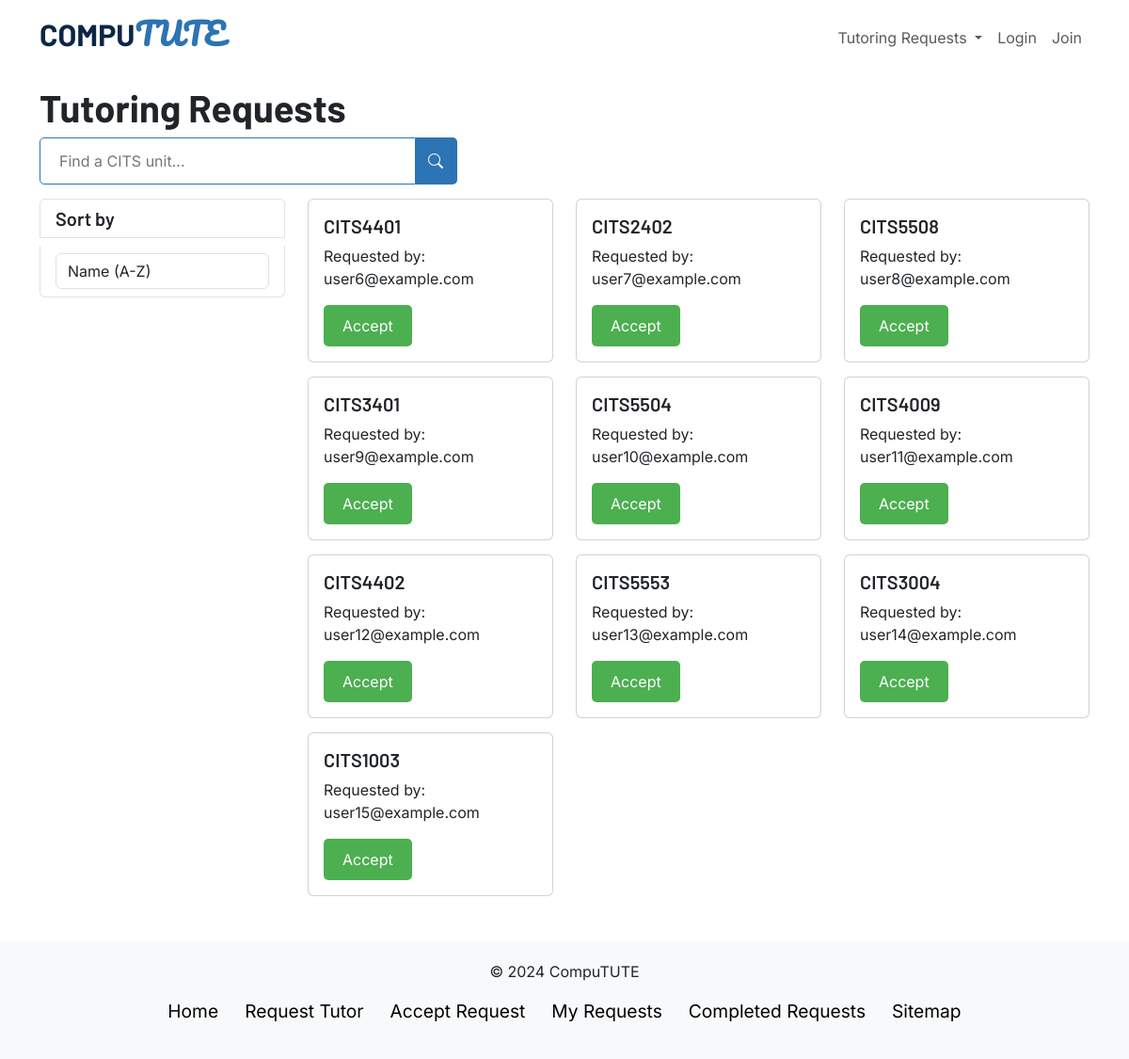
The page /requests on the database as committed earlier.
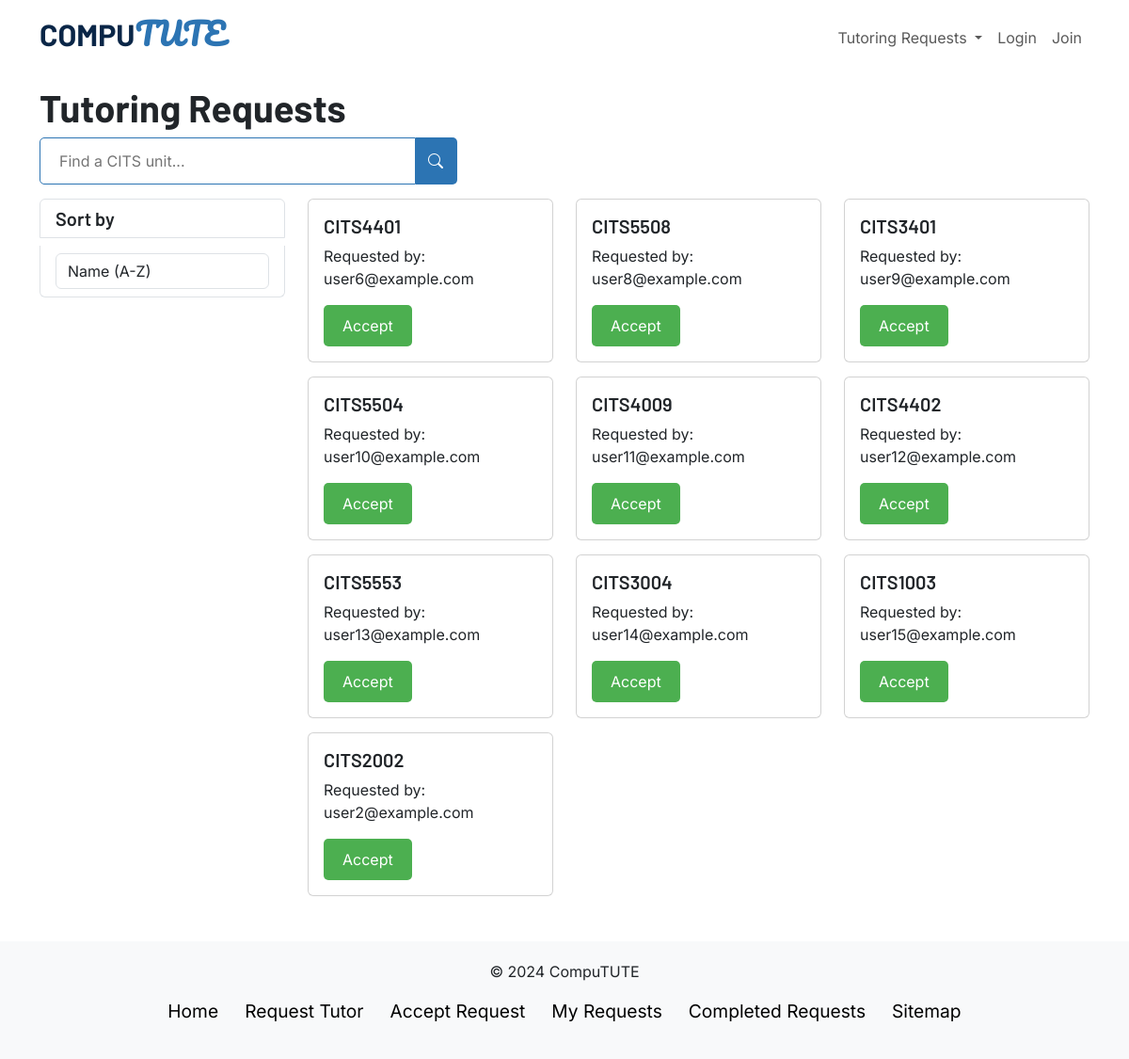
The same page on the database as committed later.
### initdb.py (models this page shows)
class Request(Base):
    __tablename__ = 'request'
    requestID = Column(Integer, primary_key=True)
    userID = Column(Integer, ForeignKey('user.userID'), nullable=False)
    tutorID = Column(Integer, ForeignKey('tutor.tutorID'), nullable=True)
    unit = Column(String, nullable=False)
    user = relationship('User', back_populates='requests')
    tutor = relationship('Tutor', back_populates='requests')

class User(Base):
    __tablename__ = 'user'
    userID = Column(Integer, primary_key=True)
    userEmail = Column(String, unique=True, nullable=False)
    userPassword = Column(String, nullable=False)
    requests = relationship('Request', back_populates='user')

### app.py (the view)
@app.route('/requests', methods=["GET"])
def view_requests():
    if request.method == "GET":
        requests_array = []
        requests = Request.query.all()
        for request_info in requests:
            print(request_info.tutorID)
            if(request_info.tutorID == None):
                print(request_info.userID)
                user_requesting = User.query.get(request_info.userID)
                new_request = {"id": request_info.requestID, "user": user_requesting.userEmail, "unit": request_info.unit}
                requests_array.append(new_request)
        return render_template("requests.html", requests=requests_array)

### templates/requests.html (shortened to what this page needs)
{% extends "layout.html" %}
{% block head %}
{{ super() }}
<link rel="stylesheet" href="{{ url_for('static', filename='css/requests.css') }}">
{% endblock %}
{% block content %}
<div class="container">
  <div class="row">
    <h1 class="title">Tutoring Requests</h1>
    <div class="col-md-12">
      <form id="searchForm" class="d-flex">
        <input class="search-field" type="search" placeholder="Find a CITS unit..." aria-label="Search">
        <button class="search-btn" type="submit">
          <i class="bi bi-search"></i>
        </button>
      </form>
    </div>
  </div>
  <div class="row mb-5 ">
    <div class="col-md-3 sort-section">
      <div class="list-group">
        <h5 class="list-group-item">Sort by</h5>
        <div class="list-group-item">
          <select class="form-control" id="sort">
            <option value="name_asc">Name (A-Z)</option>
          </select>
        </div>
      </div>
    </div>
    <div class="col-md-9 items-section">
      <div class="row">
        {% for request in requests %}
          <div class="col-md-4">
            <div class="card">
              <div class="card-body">
                <h5 class="card-title">{{ request['unit'] }}</h5>
                <p class="card-text">Requested by: {{ request['user'] }} </p>
                <form action="/acceptrequest" method="POST" id="requestId={{ request['id'] }}">
                  <button data-request-id="{{ request['id'] }}", name="selected_id" value="{{ request['id'] }}">Accept</button>
                </form>
              </div>
            </div>
          </div>
        {% endfor %}
      </div>
    </div>
  </div>
</div>
{% endblock %}

Rows that differ between the two databases and show on the page:
no longer on this page (row edited): Request: unit "CITS2402"
no longer on this page (row unchanged): User: user "user7@example.com"
added Request: unit "CITS2002"
now on this page (row unchanged): User: user "user2@example.com"
Other text that changed with them:
new list line: "Requested by: Accept"
list line gone: "Requested by: Accept"
